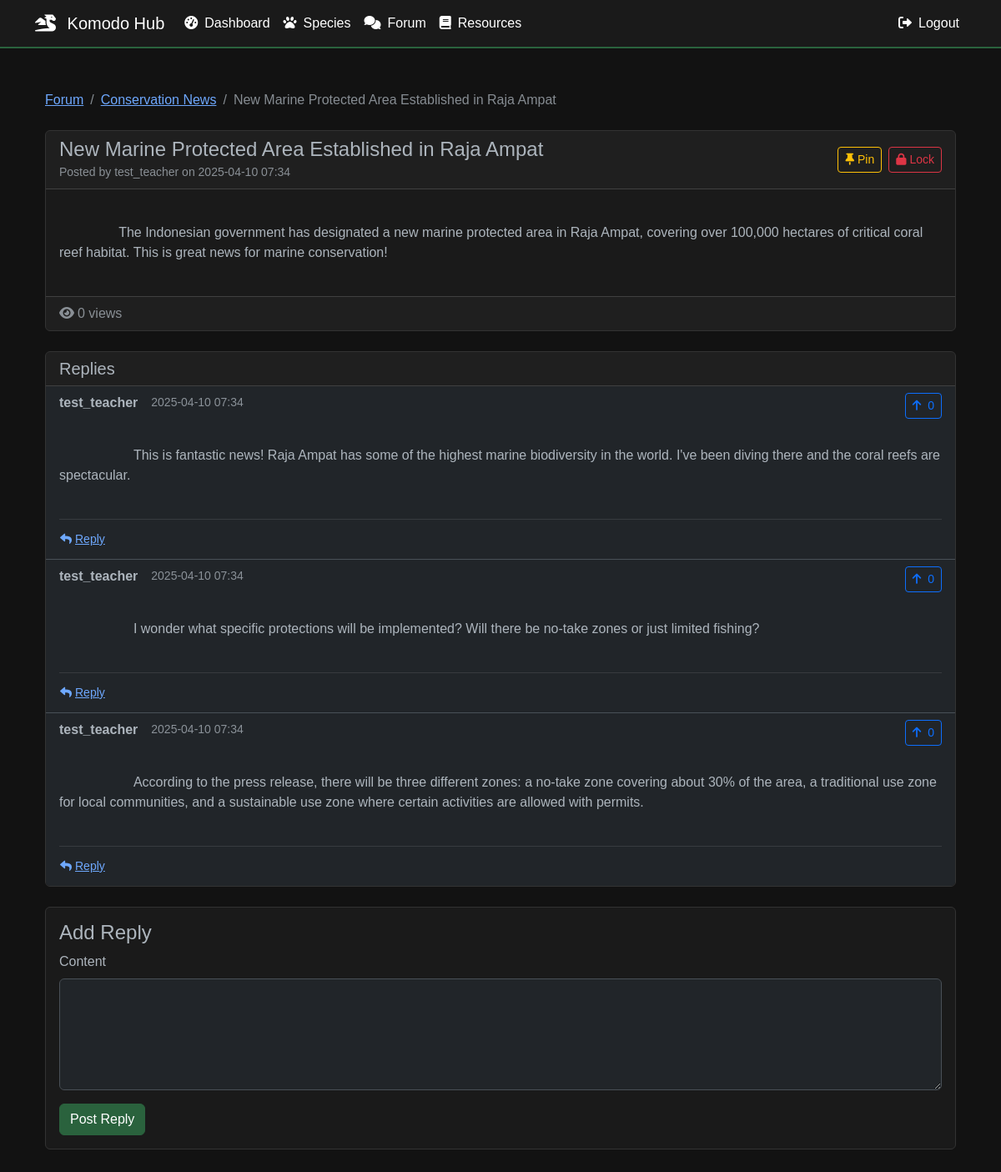
/forum/forum/thread/1 (signed in), run on the app's committed database.
### models.py (models this page shows, shortened)
class ForumCategory(db.Model):
    id = db.Column(db.Integer, primary_key=True)
    name = db.Column(db.String(100), nullable=False)
    description = db.Column(db.Text)
    created_at = db.Column(db.DateTime, default=datetime.utcnow)
    threads = db.relationship('ForumThread', backref='category', lazy=True)

class ForumThread(db.Model):
    id = db.Column(db.Integer, primary_key=True)
    title = db.Column(db.String(200), nullable=False)
    content = db.Column(db.Text, nullable=False)
    author_id = db.Column(db.Integer, db.ForeignKey('user.id'), nullable=False)
    category_id = db.Column(db.Integer, db.ForeignKey('forum_category.id'), nullable=False)
    created_at = db.Column(db.DateTime, default=datetime.utcnow)
    updated_at = db.Column(db.DateTime, onupdate=datetime.utcnow)
    is_pinned = db.Column(db.Boolean, default=False)
    is_locked = db.Column(db.Boolean, default=False)
    view_count = db.Column(db.Integer, default=0)
    posts = db.relationship('ForumPost', backref='thread', lazy=True)

class User(UserMixin, db.Model):
    id = db.Column(db.Integer, primary_key=True)
    username = db.Column(db.String(64), unique=True, nullable=False)
    email = db.Column(db.String(120), unique=True, nullable=False)
    password_hash = db.Column(db.String(256))
    role = db.Column(db.String(20), nullable=False)  # 'student', 'teacher', 'community', or 'admin'
    is_admin = db.Column(db.Boolean, default=False)  # Admin flag for additional permissions
    created_at = db.Column(db.DateTime, default=datetime.utcnow)
    avatar = db.Column(db.String(200), default='default.svg')
    theme_preference = db.Column(db.String(50), default='light')
    progress_records = db.relationship('UserProgress', back_populates='user', lazy=True)
    species_sightings = db.relationship('SpeciesSighting', backref='observer', lazy=True)
    species_created = db.relationship('Species', backref='created_by', lazy=True)
    forum_threads = db.relationship('ForumThread', backref='author', lazy=True)
    forum_posts = db.relationship('ForumPost', backref='author', lazy=True)
    notes_given = db.relationship('Note', foreign_keys='Note.teacher_id', back_populates='teacher', lazy=True)
    notes_received = db.relationship('Note', foreign_keys='Note.student_id', back_populates='student', lazy=True)
    sent_messages = db.relationship('Message', back_populates='sender', foreign_keys='Message.sender_id', lazy=True)
    received_messages = db.relationship('Message', back_populates='recipient', foreign_keys='Message.recipient_id', lazy=True)
    forum_upvotes = db.relationship('ForumUpvote', backref='user', lazy=True)
    coordinated_programs = db.relationship('ConservationProgram', backref='coordinator', lazy=True, foreign_keys='ConservationProgram.coordinator_id')
    programs_joined = db.relationship('ConservationProgram', secondary='user_programs', lazy=True,
                                    backref=db.backref('participants', lazy=True),
                                    primaryjoin="User.id==UserPrograms.user_id",
                                    secondaryjoin="UserPrograms.program_id==ConservationProgram.id")
    def is_administrator(self):
        return self.is_admin

class ForumPost(db.Model):
    id = db.Column(db.Integer, primary_key=True)
    content = db.Column(db.Text, nullable=False)
    author_id = db.Column(db.Integer, db.ForeignKey('user.id'), nullable=False)
    thread_id = db.Column(db.Integer, db.ForeignKey('forum_thread.id'), nullable=False)
    created_at = db.Column(db.DateTime, default=datetime.utcnow)
    updated_at = db.Column(db.DateTime, onupdate=datetime.utcnow)
    is_solution = db.Column(db.Boolean, default=False)
    upvotes_count = db.Column(db.Integer, default=0)
    upvotes = db.relationship('ForumUpvote', backref='forum_post', lazy=True)

### blueprints/forum.py (the view)
@forum.route('/forum/thread/<int:id>')
@login_required
def view_thread(id):
    thread = ForumThread.query.get_or_404(id)
    thread.view_count += 1
    db.session.commit()
    posts = ForumPost.query.filter_by(thread_id=id)\
        .order_by(ForumPost.created_at).all()
    form = PostForm()
    return render_template('forum/view_thread.html', thread=thread, posts=posts, form=form)

### forms.py
class PostForm(FlaskForm):
    content = TextAreaField('Content', validators=[DataRequired()])

### app.py (called while the page is built)
@app.context_processor
def utility_processor():
    return {'now': datetime.now}

@login_manager.user_loader
def load_user(id):
    return User.query.get(int(id))

### templates/forum/view_thread.html (shortened to what this page needs)
{% extends "base.html" %}
{% block content %}
<div class="container py-4">
    <nav aria-label="breadcrumb" class="mb-4">
        <ol class="breadcrumb">
            <li class="breadcrumb-item"><a href="{{ url_for('forum.index') }}">Forum</a></li>
            <li class="breadcrumb-item"><a href="{{ url_for('forum.view_category', id=thread.category.id) }}">{{ thread.category.name }}</a></li>
            <li class="breadcrumb-item active">{{ thread.title }}</li>
        </ol>
    </nav>
    <div class="card mb-4">
        <div class="card-header d-flex justify-content-between align-items-center">
            <div>
                <h2 class="h4 mb-0">
                    {{ thread.title }}
                </h2>
                <small class="text-muted">
                    Posted by {{ thread.author.username }} on {{ thread.created_at.strftime('%Y-%m-%d %H:%M') }}
                </small>
            </div>
            {% if current_user.role == 'teacher' %}
            <div class="btn-group">
                <form method="POST" action="{{ url_for('forum.toggle_pin_thread', id=thread.id) }}" class="d-inline">
                    <button type="submit" class="btn btn-outline-warning btn-sm">
                        {% if thread.is_pinned %}
                        <i class="fas fa-thumbtack me-1"></i>Unpin
                        {% else %}
                        <i class="fas fa-thumbtack me-1"></i>Pin
                        {% endif %}
                    </button>
                </form>
                <form method="POST" action="{{ url_for('forum.toggle_lock_thread', id=thread.id) }}" class="d-inline ms-2">
                    <button type="submit" class="btn btn-outline-danger btn-sm">
                        {% if thread.is_locked %}
                        <i class="fas fa-lock-open me-1"></i>Unlock
                        {% else %}
                        <i class="fas fa-lock me-1"></i>Lock
                        {% endif %}
                    </button>
                </form>
            </div>
            {% endif %}
        </div>
        <div class="card-body">
            <div class="thread-content">
                {{ thread.content | safe }}
            </div>
        </div>
        <div class="card-footer text-muted">
            <i class="fas fa-eye me-1"></i>{{ thread.view_count }} views
        </div>
    </div>
    <div class="card">
        <div class="card-header">
            <h3 class="h5 mb-0">Replies</h3>
        </div>
        <div class="list-group list-group-flush">
            {% for post in posts %}
            <div class="list-group-item" id="post-{{ post.id }}">
                <div class="d-flex w-100 justify-content-between align-items-start mb-2">
                    <div class="user-info">
                        <strong>{{ post.author.username }}</strong>
                        <small class="text-muted">{{ post.created_at.strftime('%Y-%m-%d %H:%M') }}</small>
                    </div>
                    <div class="d-flex align-items-center">
                        <button class="btn btn-outline-primary btn-sm upvote-btn"
                                data-post-id="{{ post.id }}"
                                onclick="handleUpvote({{ post.id }})">
                            <i class="fas fa-arrow-up me-1"></i>
                            <span class="upvote-count">{{ post.upvotes_count }}</span>
                        </button>
                    </div>
                </div>
                <div class="post-content mb-3">
                    {{ post.content | safe }}
                </div>
                <div class="reply-section">
                    <button class="btn btn-link btn-sm ps-0" onclick="toggleReplyForm({{ post.id }})">
                        <i class="fas fa-reply me-1"></i>Reply
                    </button>
                </div>
            </div>
            {% endfor %}
        </div>
    </div>
    {% if not thread.is_locked or current_user.role == 'teacher' %}
    <div class="card mt-4">
        <div class="card-body">
            <h4>Add Reply</h4>
            <form method="POST" action="{{ url_for('forum.reply_thread', id=thread.id) }}">
                <div class="mb-3">
                    {{ form.content.label(class="form-label") }}
                    {{ form.content(class="form-control", rows=5) }}
                </div>
                <button type="submit" class="btn btn-primary">Post Reply</button>
            </form>
        </div>
    </div>
    {% else %}
    <div class="alert alert-warning mt-4">
        <i class="fas fa-lock me-2"></i>This thread is locked. No new replies can be added.
    </div>
    {% endif %}
</div>
{% endblock %}

### templates/base.html (style rules this page uses)
:root { --bg-dark: #1a1a1a; --bg-darker: #121212; --text-light: #ffffff; --text-muted: #888888; --accent-color: #2a623d; --accent-hover: #1a472a; --border-color: #333333; }
body { background-color: var(--bg-darker); color: var(--text-light); font-family: 'Arial', sans-serif; padding-top: 60px; }
.card { background-color: var(--bg-dark); border: 1px solid var(--border-color); }
.btn-primary { background-color: var(--accent-color); border-color: var(--accent-color); }

### templates/forum/view_thread.html (style rules this page uses)
.thread-content, .post-content { white-space: pre-wrap; }
.user-info { display: flex; gap: 1rem; align-items: center; }
.reply-section { border-top: 1px solid rgba(255, 255, 255, 0.1); padding-top: 0.5rem; margin-top: 0.5rem; }

### data on the page
ForumCategory: category.name "Conservation News"
ForumThread: title "New Marine Protected Area Established in Raja Ampat", created_at "2025-04-10 07:34", content "The Indonesian government has designated a new marine protected area in Raja Ampat, covering over 100,000 hectares of critical coral reef habitat. This is great news for marine conservation!", view_count "0"
User: author.username "test_teacher"
ForumPost: author.username "test_teacher", created_at "2025-04-10 07:34", upvotes_count "0", content "This is fantastic news! Raja Ampat has some of the highest marine biodiversity in the world. I've been diving there and the coral reefs are spectacular."
ForumPost: author.username "test_teacher", created_at "2025-04-10 07:34", upvotes_count "0", content "I wonder what specific protections will be implemented? Will there be no-take zones or just limited fishing?"
ForumPost: author.username "test_teacher", created_at "2025-04-10 07:34", upvotes_count "0", content "According to the press release, there will be three different zones: a no-take zone covering about 30% of the area, a traditional use zone for local communities, and a sustainable use zone where certain activities are allowed with permits."
